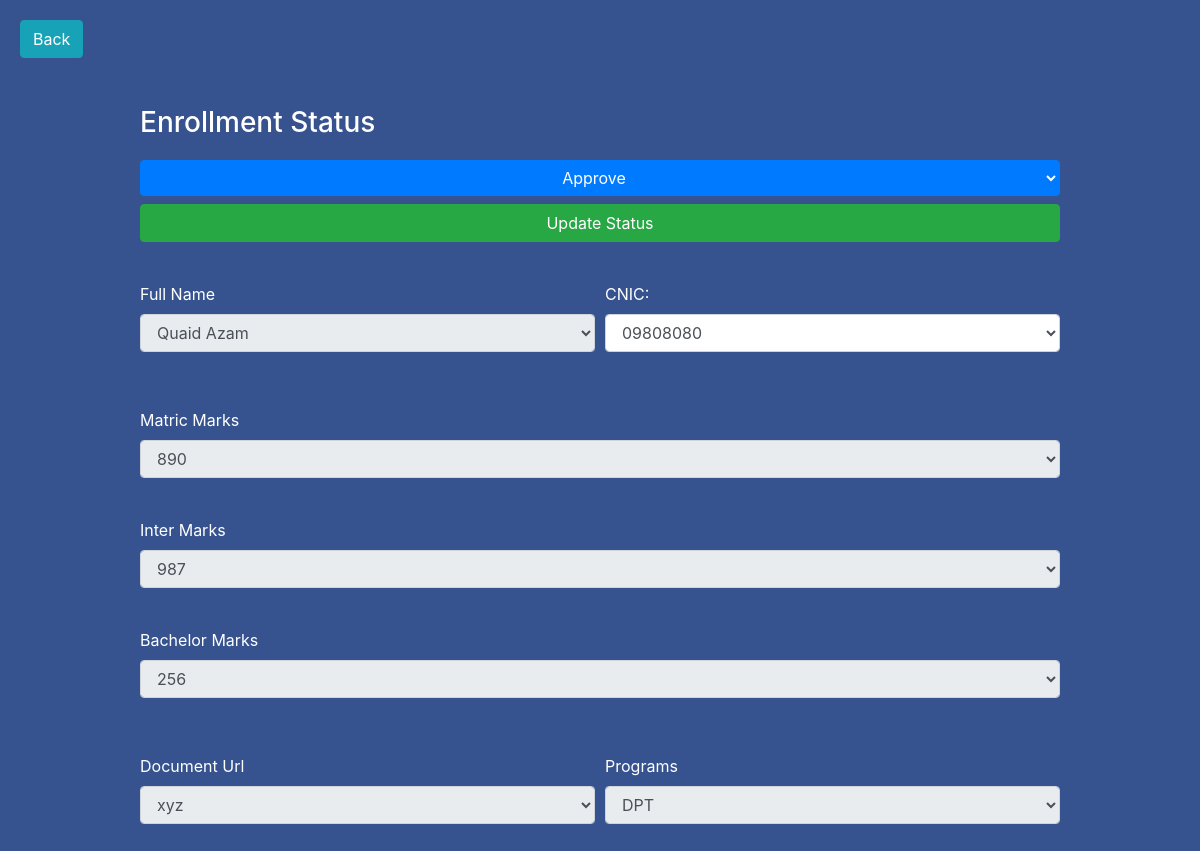
Screenshot of /status_student.php?upd=3 with the database file from the repository.
### tables this page shows
CREATE TABLE `student` (
  `student_id` int(11) NOT NULL,
  `student_name` varchar(244) NOT NULL,
  `student_father` varchar(244) NOT NULL,
  `student_cnic` varchar(244) NOT NULL,
  `student_address` varchar(244) NOT NULL,
  `student_programs` varchar(244) NOT NULL,
  `student_matric` varchar(244) NOT NULL,
  `student_intermediate` varchar(244) NOT NULL,
  `student_bise` varchar(244) NOT NULL,
  `student_bachelor` varchar(244) NOT NULL,
  `student_document` varchar(244) NOT NULL,
  `student_status` varchar(244) NOT NULL
);

### status_student.php (the view, shortened to what this page needs)
<!DOCTYPE html>
<html lang="en">
<head>
  <link rel="stylesheet" href="https://cdnjs.cloudflare.com/ajax/libs/font-awesome/4.7.0/css/font-awesome.min.css" />
  <link rel="stylesheet" href="https://cdn.jsdelivr.net/npm/bootstrap@4.6.1/dist/css/bootstrap.min.css" />
  <link rel="stylesheet" href="adminstyle.css" />
</head>
<body>
  <a href="submissions.php"><button class="btn btn-info btn-sync" style="margin-top: 20px; margin-left: 20px">
      Back
    </button></a>
  <div class="container text-white">
    <div class="row">
      <div class="col-lg-10 col-md-10 col-10 offset-lg-1 offset-md-1 offset-1 m-top-20">
        <div class="d-flex justify-content-left">
          <h3 class="text-left text-white pt-5 h3" style="margin-bottom: 20px">
            Enrollment Status
          </h3>
        </div>
        <form action="" method="post">
          <select class="btn btn-primary w-100" name="status" id="status">
            <option value="Approved">Approve</option>
          </select>
          <input type="submit" value="Update Status" name="save" class="btn btn-success w-100 mt-2">
          <div class="form-row">
            <div class="form-group col-md-6">
              <label for="inputEmail4">Full Name</label>
              <select name="name" class="form-control" id="name" placeholder="Full Name" readonly>
                <?php
                $conn = mysqli_connect('localhost', 'root', '', 'online_portal');
                $id = $_REQUEST['upd'];
                $result = mysqli_query($conn, "SELECT * FROM student WHERE student_id='$id'");
                $data = mysqli_fetch_assoc($result);
                ?>
                <option value=""><?php echo $data["student_name"] ?></option>
              </select>
            </div>
            <div class="form-group col-md-6">
              <label for="inputPassword4">CNIC:</label>
              <select name="cnic" class="form-control" id="cnic">
                <?php
                $conn = mysqli_connect('localhost', 'root', '', 'online_portal');
                $id = $_REQUEST['upd'];
                $result = mysqli_query($conn, "SELECT * FROM student WHERE student_id='$id'");
                $data = mysqli_fetch_assoc($result);
                ?>
                <option value=""><?php echo $data["student_cnic"] ?></option>
              </select>
            </div>
          </div>
          <div class="form-group">
            <label for="inputAddress">Matric Marks</label>
            <select name="matric" class="form-control" id="matric" placeholder="Matric Marks" readonly>
              <?php
              $conn = mysqli_connect('localhost', 'root', '', 'online_portal');
              $id = $_REQUEST['upd'];
              $result = mysqli_query($conn, "SELECT * FROM student WHERE student_id='$id'");
              $data = mysqli_fetch_assoc($result);
              ?>
              <option value=""><?php echo $data["student_matric"] ?></option>
            </select>
          </div>
          <div class="form-group">
            <label for="inputAddress2">Inter Marks</label>
            <select name="intermediate" class="form-control" id="intermediate" placeholder="Inter Marks" readonly>
              <?php
              $conn = mysqli_connect('localhost', 'root', '', 'online_portal');
              $id = $_REQUEST['upd'];
              $result = mysqli_query($conn, "SELECT * FROM student WHERE student_id='$id'");
              $data = mysqli_fetch_assoc($result);
              ?>
              <option value=""><?php echo $data["student_intermediate"] ?></option>
            </select>
          </div>
          <div class="form-group">
            <label for="inputAddress2">Bachelor Marks</label>
            <select name="bachelor" class="form-control" id="bachelor" placeholder="Bachelor Marks" readonly>
              <?php
              $conn = mysqli_connect('localhost', 'root', '', 'online_portal');
              $id = $_REQUEST['upd'];
              $result = mysqli_query($conn, "SELECT * FROM student WHERE student_id='$id'");
              $data = mysqli_fetch_assoc($result);
              ?>
              <option value=""><?php echo $data["student_bachelor"] ?></option>
            </select>
          </div>
          <div class="form-row">
            <div class="form-group col-md-6">
              <label for="inputCity">Document Url</label>
              <select name="document" class="form-control" id="document" placeholder="" readonly>
                <?php
                $conn = mysqli_connect('localhost', 'root', '', 'online_portal');
                $id = $_REQUEST['upd'];
                $result = mysqli_query($conn, "SELECT * FROM student WHERE student_id='$id'");
                $data = mysqli_fetch_assoc($result);
                ?>
                <option value=""><?php echo $data["student_document"] ?></option>
              </select>
            </div>
            <div class="form-group col-md-6">
              <label for="inputCity">Programs</label>
              <select name="programs" class="form-control" id="programs" placeholder="" readonly>
                <?php
                $conn = mysqli_connect('localhost', 'root', '', 'online_portal');
                $id = $_REQUEST['upd'];
                $result = mysqli_query($conn, "SELECT * FROM student WHERE student_id='$id'");
                $data = mysqli_fetch_array($result)
                ?>
                <option value="<?php echo $data["student_id"] ?>"><?php echo $data["student_programs"] ?></option>
              </select>
            </div>
          </div>
        </form>
      </div>
    </div>
  </div>
</body>
</html>

### adminstyle.css (style rules this page uses)
body { margin: 0; padding: 0; background-color: #37538f; height: 100vh; }
.container { height: 100vh!important; width: 100%!important; }
.form-group { margin-bottom: 1rem; margin-top: 40px; }

### rows the page displays
student: name "Quaid Azam", cnic "09808080", matric "890", intermediate "987", bachelor "256", document "xyz", programs "DPT"
